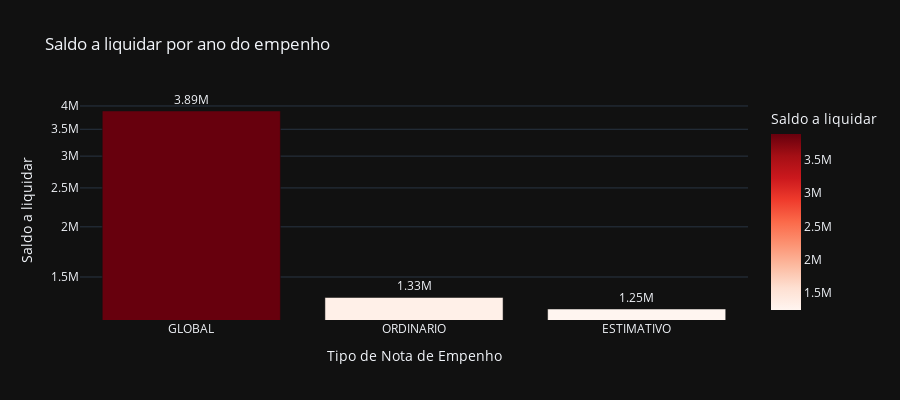

Write notebook code for a chart like this one.
### Code cell
# Saldo a liquidar por tipo de NE
cols = ['TIPO_NE', 'A_LIQUIDAR']

df_aux = df.loc[:, cols].groupby('TIPO_NE').sum().sort_values(by= 'A_LIQUIDAR', ascending=False).reset_index()
df_aux = df_aux[df_aux['A_LIQUIDAR'] > 0]
fig = px.bar(df_aux, 
             x='TIPO_NE', 
             y='A_LIQUIDAR',
             title='Saldo a liquidar por ano do empenho',
             labels={'TIPO_NE':'Tipo de Nota de Empenho', 'A_LIQUIDAR':'Saldo a liquidar'},
             text_auto='.3s',
             height=400,
             log_y=True,
             color='A_LIQUIDAR',
             color_continuous_scale = 'reds',
             template='plotly_dark')
fig.update_traces(textposition = 'outside', cliponaxis = False, hovertemplate=None)
fig.update_layout(hovermode="x unified")

fig.show()

### Figure 1 — Plotly figure (JSON) as saved in the notebook; plotly's stock layout.template omitted (floating-point values rounded to 4 significant figures)
{"data": [{"alignmentgroup": "True", "cliponaxis": false, "legendgroup": "", "marker": {"color": [3887000.0, 1334000.0, 1248000.0], "coloraxis": "coloraxis", "pattern": {"shape": ""}}, "name": "", "offsetgroup": "", "orientation": "v", "showlegend": false, "textposition": "outside", "texttemplate": "%{y:.3s}", "type": "bar", "x": ["GLOBAL", "ORDINARIO", "ESTIMATIVO"], "xaxis": "x", "y": [3887000.0, 1334000.0, 1248000.0], "yaxis": "y"}], "layout": {"barmode": "relative", "coloraxis": {"colorbar": {"title": {"text": "Saldo a liquidar"}}, "colorscale": [[0, "rgb(255,245,240)"], [0.125, "rgb(254,224,210)"], [0.25, "rgb(252,187,161)"], [0.375, "rgb(252,146,114)"], [0.5, "rgb(251,106,74)"], [0.625, "rgb(239,59,44)"], [0.75, "rgb(203,24,29)"], [0.875, "rgb(165,15,21)"], [1, "rgb(103,0,13)"]]}, "height": 400, "hovermode": "x unified", "legend": {"tracegroupgap": 0}, "title": {"text": "Saldo a liquidar por ano do empenho"}, "xaxis": {"anchor": "y", "domain": [0, 1], "title": {"text": "Tipo de Nota de Empenho"}}, "yaxis": {"anchor": "x", "domain": [0, 1], "title": {"text": "Saldo a liquidar"}, "type": "log"}}}
